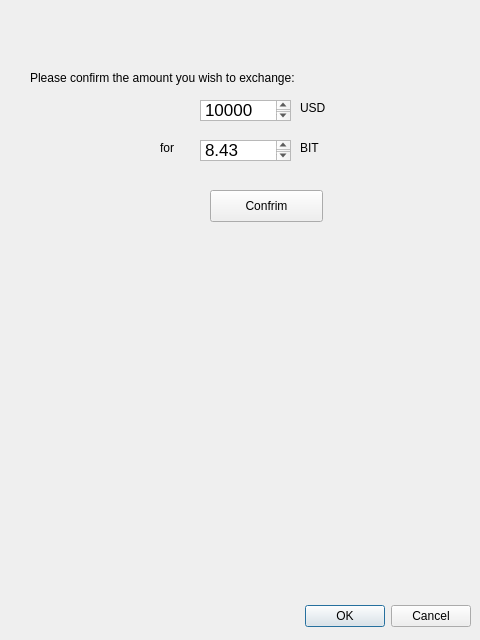
<?xml version="1.0" encoding="UTF-8"?>
<ui version="4.0">
 <class>Dialog</class>
 <widget class="QDialog" name="Dialog">
  <property name="geometry">
   <rect>
    <x>0</x>
    <y>0</y>
    <width>480</width>
    <height>640</height>
   </rect>
  </property>
  <property name="windowTitle">
   <string>Dialog</string>
  </property>
  <widget class="QDialogButtonBox" name="buttonBox">
   <property name="geometry">
    <rect>
     <x>10</x>
     <y>600</y>
     <width>461</width>
     <height>32</height>
    </rect>
   </property>
   <property name="orientation">
    <enum>Qt::Horizontal</enum>
   </property>
   <property name="standardButtons">
    <set>QDialogButtonBox::Cancel|QDialogButtonBox::Ok</set>
   </property>
  </widget>
  <widget class="QLabel" name="label">
   <property name="geometry">
    <rect>
     <x>30</x>
     <y>70</y>
     <width>311</width>
     <height>16</height>
    </rect>
   </property>
   <property name="text">
    <string>Please confirm the amount you wish to exchange:</string>
   </property>
  </widget>
  <widget class="QTextEdit" name="textEdit">
   <property name="geometry">
    <rect>
     <x>200</x>
     <y>100</y>
     <width>91</width>
     <height>21</height>
    </rect>
   </property>
   <property name="whatsThis">
    <string>10000</string>
   </property>
   <property name="html">
    <string>&lt;!DOCTYPE HTML PUBLIC &quot;-//W3C//DTD HTML 4.0//EN&quot; &quot;http://www.w3.org/TR/REC-html40/strict.dtd&quot;&gt;
&lt;html&gt;&lt;head&gt;&lt;meta name=&quot;qrichtext&quot; content=&quot;1&quot; /&gt;&lt;style type=&quot;text/css&quot;&gt;
p, li { white-space: pre-wrap; }
&lt;/style&gt;&lt;/head&gt;&lt;body style=&quot; font-family:'.SF NS Text'; font-size:13pt; font-weight:400; font-style:normal;&quot;&gt;
&lt;p style=&quot; margin-top:0px; margin-bottom:0px; margin-left:0px; margin-right:0px; -qt-block-indent:0; text-indent:0px;&quot;&gt;10000&lt;/p&gt;&lt;/body&gt;&lt;/html&gt;</string>
   </property>
  </widget>
  <widget class="QLabel" name="label_2">
   <property name="geometry">
    <rect>
     <x>300</x>
     <y>100</y>
     <width>60</width>
     <height>16</height>
    </rect>
   </property>
   <property name="text">
    <string>USD</string>
   </property>
  </widget>
  <widget class="QLabel" name="label_3">
   <property name="geometry">
    <rect>
     <x>170</x>
     <y>100</y>
     <width>60</width>
     <height>16</height>
    </rect>
   </property>
   <property name="text">
    <string/>
   </property>
  </widget>
  <widget class="QPushButton" name="pushButton">
   <property name="geometry">
    <rect>
     <x>210</x>
     <y>190</y>
     <width>113</width>
     <height>32</height>
    </rect>
   </property>
   <property name="text">
    <string>Confrim</string>
   </property>
  </widget>
  <widget class="QLabel" name="label_4">
   <property name="geometry">
    <rect>
     <x>160</x>
     <y>140</y>
     <width>31</width>
     <height>16</height>
    </rect>
   </property>
   <property name="text">
    <string>for</string>
   </property>
  </widget>
  <widget class="QTextEdit" name="textEdit_2">
   <property name="geometry">
    <rect>
     <x>200</x>
     <y>140</y>
     <width>91</width>
     <height>21</height>
    </rect>
   </property>
   <property name="html">
    <string>&lt;!DOCTYPE HTML PUBLIC &quot;-//W3C//DTD HTML 4.0//EN&quot; &quot;http://www.w3.org/TR/REC-html40/strict.dtd&quot;&gt;
&lt;html&gt;&lt;head&gt;&lt;meta name=&quot;qrichtext&quot; content=&quot;1&quot; /&gt;&lt;style type=&quot;text/css&quot;&gt;
p, li { white-space: pre-wrap; }
&lt;/style&gt;&lt;/head&gt;&lt;body style=&quot; font-family:'.SF NS Text'; font-size:13pt; font-weight:400; font-style:normal;&quot;&gt;
&lt;p style=&quot; margin-top:0px; margin-bottom:0px; margin-left:0px; margin-right:0px; -qt-block-indent:0; text-indent:0px;&quot;&gt;8.43&lt;/p&gt;&lt;/body&gt;&lt;/html&gt;</string>
   </property>
  </widget>
  <widget class="QLabel" name="label_5">
   <property name="geometry">
    <rect>
     <x>300</x>
     <y>140</y>
     <width>60</width>
     <height>16</height>
    </rect>
   </property>
   <property name="text">
    <string>BIT</string>
   </property>
  </widget>
  <widget class="QLabel" name="logpic">
   <property name="geometry">
    <rect>
     <x>290</x>
     <y>0</y>
     <width>181</width>
     <height>61</height>
    </rect>
   </property>
   <property name="text">
    <string/>
   </property>
   <property name="pixmap">
    <pixmap>../Desktop/Logo2.png</pixmap>
   </property>
   <property name="scaledContents">
    <bool>true</bool>
   </property>
  </widget>
 </widget>
 <resources/>
 <connections>
  <connection>
   <sender>buttonBox</sender>
   <signal>accepted()</signal>
   <receiver>Dialog</receiver>
   <slot>accept()</slot>
   <hints>
    <hint type="sourcelabel">
     <x>248</x>
     <y>254</y>
    </hint>
    <hint type="destinationlabel">
     <x>157</x>
     <y>274</y>
    </hint>
   </hints>
  </connection>
  <connection>
   <sender>buttonBox</sender>
   <signal>rejected()</signal>
   <receiver>Dialog</receiver>
   <slot>reject()</slot>
   <hints>
    <hint type="sourcelabel">
     <x>316</x>
     <y>260</y>
    </hint>
    <hint type="destinationlabel">
     <x>286</x>
     <y>274</y>
    </hint>
   </hints>
  </connection>
 </connections>
</ui>
